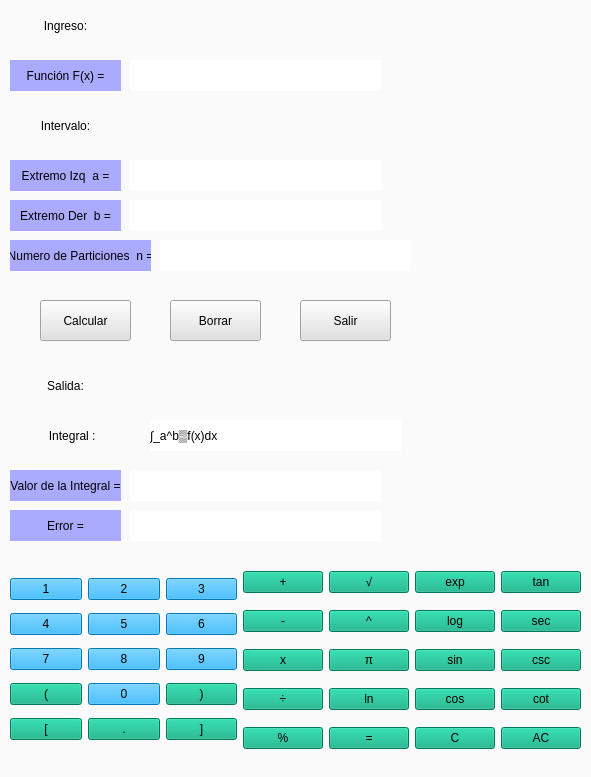
<?xml version="1.0" encoding="UTF-8"?>
<ui version="4.0">
 <class>simpson38</class>
 <widget class="QWidget" name="simpson38">
  <property name="geometry">
   <rect>
    <x>0</x>
    <y>0</y>
    <width>591</width>
    <height>777</height>
   </rect>
  </property>
  <property name="windowTitle">
   <string>Simpson3/8</string>
  </property>
  <property name="styleSheet">
   <string notr="true">background-color: rgb(250, 250, 250);</string>
  </property>
  <widget class="QLabel" name="LabeIngreso">
   <property name="geometry">
    <rect>
     <x>10</x>
     <y>10</y>
     <width>111</width>
     <height>31</height>
    </rect>
   </property>
   <property name="acceptDrops">
    <bool>true</bool>
   </property>
   <property name="layoutDirection">
    <enum>Qt::LeftToRight</enum>
   </property>
   <property name="autoFillBackground">
    <bool>false</bool>
   </property>
   <property name="styleSheet">
    <string notr="true">background-color: rgb(250, 250, 250);
font: 11pt &quot;Arial&quot;;
</string>
   </property>
   <property name="text">
    <string>Ingreso:</string>
   </property>
   <property name="alignment">
    <set>Qt::AlignCenter</set>
   </property>
   <property name="wordWrap">
    <bool>false</bool>
   </property>
   <property name="margin">
    <number>4</number>
   </property>
   <property name="openExternalLinks">
    <bool>true</bool>
   </property>
  </widget>
  <widget class="QLabel" name="Funcion">
   <property name="geometry">
    <rect>
     <x>10</x>
     <y>60</y>
     <width>111</width>
     <height>31</height>
    </rect>
   </property>
   <property name="acceptDrops">
    <bool>true</bool>
   </property>
   <property name="layoutDirection">
    <enum>Qt::LeftToRight</enum>
   </property>
   <property name="autoFillBackground">
    <bool>false</bool>
   </property>
   <property name="styleSheet">
    <string notr="true">background-color: rgb(170, 170, 255);</string>
   </property>
   <property name="text">
    <string>Función F(x) =</string>
   </property>
   <property name="alignment">
    <set>Qt::AlignCenter</set>
   </property>
   <property name="wordWrap">
    <bool>false</bool>
   </property>
   <property name="margin">
    <number>4</number>
   </property>
   <property name="openExternalLinks">
    <bool>true</bool>
   </property>
  </widget>
  <widget class="QLabel" name="labelFuncion">
   <property name="geometry">
    <rect>
     <x>130</x>
     <y>60</y>
     <width>251</width>
     <height>31</height>
    </rect>
   </property>
   <property name="styleSheet">
    <string notr="true">background-color: rgb(255, 255, 255);</string>
   </property>
   <property name="text">
    <string/>
   </property>
  </widget>
  <widget class="QLabel" name="labelIntervalo">
   <property name="geometry">
    <rect>
     <x>10</x>
     <y>110</y>
     <width>111</width>
     <height>31</height>
    </rect>
   </property>
   <property name="acceptDrops">
    <bool>true</bool>
   </property>
   <property name="layoutDirection">
    <enum>Qt::LeftToRight</enum>
   </property>
   <property name="autoFillBackground">
    <bool>false</bool>
   </property>
   <property name="styleSheet">
    <string notr="true">background-color: rgb(250, 250, 250);
font: 11pt &quot;Arial&quot;;
</string>
   </property>
   <property name="text">
    <string>Intervalo:</string>
   </property>
   <property name="alignment">
    <set>Qt::AlignCenter</set>
   </property>
   <property name="wordWrap">
    <bool>false</bool>
   </property>
   <property name="margin">
    <number>4</number>
   </property>
   <property name="openExternalLinks">
    <bool>true</bool>
   </property>
  </widget>
  <widget class="QLabel" name="Extremoizq">
   <property name="geometry">
    <rect>
     <x>10</x>
     <y>160</y>
     <width>111</width>
     <height>31</height>
    </rect>
   </property>
   <property name="acceptDrops">
    <bool>true</bool>
   </property>
   <property name="layoutDirection">
    <enum>Qt::LeftToRight</enum>
   </property>
   <property name="autoFillBackground">
    <bool>false</bool>
   </property>
   <property name="styleSheet">
    <string notr="true">background-color: rgb(170, 170, 255);</string>
   </property>
   <property name="text">
    <string>Extremo Izq  a =</string>
   </property>
   <property name="alignment">
    <set>Qt::AlignCenter</set>
   </property>
   <property name="wordWrap">
    <bool>false</bool>
   </property>
   <property name="margin">
    <number>4</number>
   </property>
   <property name="openExternalLinks">
    <bool>true</bool>
   </property>
  </widget>
  <widget class="QLabel" name="labelestremoizq">
   <property name="geometry">
    <rect>
     <x>130</x>
     <y>160</y>
     <width>251</width>
     <height>31</height>
    </rect>
   </property>
   <property name="styleSheet">
    <string notr="true">background-color: rgb(255, 255, 255);</string>
   </property>
   <property name="text">
    <string/>
   </property>
  </widget>
  <widget class="QLabel" name="Extremodere">
   <property name="geometry">
    <rect>
     <x>10</x>
     <y>200</y>
     <width>111</width>
     <height>31</height>
    </rect>
   </property>
   <property name="acceptDrops">
    <bool>true</bool>
   </property>
   <property name="layoutDirection">
    <enum>Qt::LeftToRight</enum>
   </property>
   <property name="autoFillBackground">
    <bool>false</bool>
   </property>
   <property name="styleSheet">
    <string notr="true">background-color: rgb(170, 170, 255);</string>
   </property>
   <property name="text">
    <string>Extremo Der  b =</string>
   </property>
   <property name="alignment">
    <set>Qt::AlignCenter</set>
   </property>
   <property name="wordWrap">
    <bool>false</bool>
   </property>
   <property name="margin">
    <number>4</number>
   </property>
   <property name="openExternalLinks">
    <bool>true</bool>
   </property>
  </widget>
  <widget class="QLabel" name="labelextremodere">
   <property name="geometry">
    <rect>
     <x>130</x>
     <y>200</y>
     <width>251</width>
     <height>31</height>
    </rect>
   </property>
   <property name="styleSheet">
    <string notr="true">background-color: rgb(255, 255, 255);</string>
   </property>
   <property name="text">
    <string/>
   </property>
  </widget>
  <widget class="QLabel" name="particiones">
   <property name="geometry">
    <rect>
     <x>10</x>
     <y>240</y>
     <width>141</width>
     <height>31</height>
    </rect>
   </property>
   <property name="acceptDrops">
    <bool>true</bool>
   </property>
   <property name="layoutDirection">
    <enum>Qt::LeftToRight</enum>
   </property>
   <property name="autoFillBackground">
    <bool>false</bool>
   </property>
   <property name="styleSheet">
    <string notr="true">background-color: rgb(170, 170, 255);</string>
   </property>
   <property name="text">
    <string>Numero de Particiones  n =</string>
   </property>
   <property name="alignment">
    <set>Qt::AlignCenter</set>
   </property>
   <property name="wordWrap">
    <bool>false</bool>
   </property>
   <property name="margin">
    <number>4</number>
   </property>
   <property name="openExternalLinks">
    <bool>true</bool>
   </property>
  </widget>
  <widget class="QLabel" name="labelParticiones">
   <property name="geometry">
    <rect>
     <x>160</x>
     <y>240</y>
     <width>251</width>
     <height>31</height>
    </rect>
   </property>
   <property name="styleSheet">
    <string notr="true">background-color: rgb(255, 255, 255);</string>
   </property>
   <property name="text">
    <string/>
   </property>
  </widget>
  <widget class="QPushButton" name="botonCalcular">
   <property name="geometry">
    <rect>
     <x>40</x>
     <y>300</y>
     <width>91</width>
     <height>41</height>
    </rect>
   </property>
   <property name="styleSheet">
    <string notr="true">background-color: rgb(225, 225, 225);
font: 87 12pt &quot;Arial&quot;;</string>
   </property>
   <property name="text">
    <string>Calcular</string>
   </property>
  </widget>
  <widget class="QPushButton" name="botonborrar">
   <property name="geometry">
    <rect>
     <x>170</x>
     <y>300</y>
     <width>91</width>
     <height>41</height>
    </rect>
   </property>
   <property name="styleSheet">
    <string notr="true">background-color: rgb(225, 225, 225);
font: 87 12pt &quot;Arial&quot;;</string>
   </property>
   <property name="text">
    <string>Borrar</string>
   </property>
  </widget>
  <widget class="QLabel" name="labelsalida">
   <property name="geometry">
    <rect>
     <x>10</x>
     <y>370</y>
     <width>111</width>
     <height>31</height>
    </rect>
   </property>
   <property name="acceptDrops">
    <bool>true</bool>
   </property>
   <property name="layoutDirection">
    <enum>Qt::LeftToRight</enum>
   </property>
   <property name="autoFillBackground">
    <bool>false</bool>
   </property>
   <property name="styleSheet">
    <string notr="true">background-color: rgb(250, 250, 250);
font: 11pt &quot;Arial&quot;;
</string>
   </property>
   <property name="text">
    <string>Salida:</string>
   </property>
   <property name="alignment">
    <set>Qt::AlignCenter</set>
   </property>
   <property name="wordWrap">
    <bool>false</bool>
   </property>
   <property name="margin">
    <number>4</number>
   </property>
   <property name="openExternalLinks">
    <bool>true</bool>
   </property>
  </widget>
  <widget class="QLabel" name="labelintegral">
   <property name="geometry">
    <rect>
     <x>10</x>
     <y>420</y>
     <width>131</width>
     <height>31</height>
    </rect>
   </property>
   <property name="acceptDrops">
    <bool>true</bool>
   </property>
   <property name="layoutDirection">
    <enum>Qt::LeftToRight</enum>
   </property>
   <property name="autoFillBackground">
    <bool>false</bool>
   </property>
   <property name="styleSheet">
    <string notr="true">background-color: rgb(250, 250, 250);
font: 11pt &quot;Arial&quot;;
</string>
   </property>
   <property name="text">
    <string>Integral :  </string>
   </property>
   <property name="alignment">
    <set>Qt::AlignCenter</set>
   </property>
   <property name="wordWrap">
    <bool>false</bool>
   </property>
   <property name="margin">
    <number>4</number>
   </property>
   <property name="openExternalLinks">
    <bool>true</bool>
   </property>
  </widget>
  <widget class="QLabel" name="labelintegral_2">
   <property name="geometry">
    <rect>
     <x>150</x>
     <y>420</y>
     <width>251</width>
     <height>31</height>
    </rect>
   </property>
   <property name="styleSheet">
    <string notr="true">background-color: rgb(255, 255, 255);</string>
   </property>
   <property name="text">
    <string>∫_a^b▒f(x)dx</string>
   </property>
  </widget>
  <widget class="QPushButton" name="botonSalir">
   <property name="geometry">
    <rect>
     <x>300</x>
     <y>300</y>
     <width>91</width>
     <height>41</height>
    </rect>
   </property>
   <property name="styleSheet">
    <string notr="true">background-color: rgb(225, 225, 225);
font: 87 12pt &quot;Arial&quot;;</string>
   </property>
   <property name="text">
    <string>Salir</string>
   </property>
  </widget>
  <widget class="QLabel" name="valorintegral">
   <property name="geometry">
    <rect>
     <x>10</x>
     <y>470</y>
     <width>111</width>
     <height>31</height>
    </rect>
   </property>
   <property name="acceptDrops">
    <bool>true</bool>
   </property>
   <property name="layoutDirection">
    <enum>Qt::LeftToRight</enum>
   </property>
   <property name="autoFillBackground">
    <bool>false</bool>
   </property>
   <property name="styleSheet">
    <string notr="true">background-color: rgb(170, 170, 255);</string>
   </property>
   <property name="text">
    <string>Valor de la Integral =</string>
   </property>
   <property name="alignment">
    <set>Qt::AlignCenter</set>
   </property>
   <property name="wordWrap">
    <bool>false</bool>
   </property>
   <property name="margin">
    <number>4</number>
   </property>
   <property name="openExternalLinks">
    <bool>true</bool>
   </property>
  </widget>
  <widget class="QLabel" name="labelvalorintegral">
   <property name="geometry">
    <rect>
     <x>130</x>
     <y>470</y>
     <width>251</width>
     <height>31</height>
    </rect>
   </property>
   <property name="styleSheet">
    <string notr="true">background-color: rgb(255, 255, 255);</string>
   </property>
   <property name="text">
    <string/>
   </property>
  </widget>
  <widget class="QLabel" name="Error">
   <property name="geometry">
    <rect>
     <x>10</x>
     <y>510</y>
     <width>111</width>
     <height>31</height>
    </rect>
   </property>
   <property name="acceptDrops">
    <bool>true</bool>
   </property>
   <property name="layoutDirection">
    <enum>Qt::LeftToRight</enum>
   </property>
   <property name="autoFillBackground">
    <bool>false</bool>
   </property>
   <property name="styleSheet">
    <string notr="true">background-color: rgb(170, 170, 255);</string>
   </property>
   <property name="text">
    <string>Error =</string>
   </property>
   <property name="alignment">
    <set>Qt::AlignCenter</set>
   </property>
   <property name="wordWrap">
    <bool>false</bool>
   </property>
   <property name="margin">
    <number>4</number>
   </property>
   <property name="openExternalLinks">
    <bool>true</bool>
   </property>
  </widget>
  <widget class="QLabel" name="labelerror">
   <property name="geometry">
    <rect>
     <x>130</x>
     <y>510</y>
     <width>251</width>
     <height>31</height>
    </rect>
   </property>
   <property name="styleSheet">
    <string notr="true">background-color: rgb(255, 255, 255);</string>
   </property>
   <property name="text">
    <string/>
   </property>
  </widget>
  <widget class="QWidget" name="layoutWidget">
   <property name="geometry">
    <rect>
     <x>10</x>
     <y>560</y>
     <width>571</width>
     <height>203</height>
    </rect>
   </property>
   <layout class="QGridLayout" name="gridLayout_2">
    <item row="0" column="0" rowspan="5">
     <layout class="QGridLayout" name="gridLayout">
      <item row="0" column="0">
       <widget class="QPushButton" name="botonUno">
        <property name="styleSheet">
         <string notr="true">background-color: rgb(0, 170, 255);
font: 87 14pt &quot;Arial Black&quot;;</string>
        </property>
        <property name="text">
         <string>1</string>
        </property>
        <property name="shortcut">
         <string>1</string>
        </property>
       </widget>
      </item>
      <item row="0" column="1">
       <widget class="QPushButton" name="botonDos">
        <property name="styleSheet">
         <string notr="true">background-color: rgb(0, 170, 255);
font: 87 14pt &quot;Arial Black&quot;;</string>
        </property>
        <property name="text">
         <string>2</string>
        </property>
        <property name="shortcut">
         <string>2</string>
        </property>
       </widget>
      </item>
      <item row="0" column="2">
       <widget class="QPushButton" name="botonTres">
        <property name="styleSheet">
         <string notr="true">background-color: rgb(0, 170, 255);
font: 87 14pt &quot;Arial Black&quot;;</string>
        </property>
        <property name="text">
         <string>3</string>
        </property>
        <property name="shortcut">
         <string>3</string>
        </property>
       </widget>
      </item>
      <item row="1" column="0">
       <widget class="QPushButton" name="botonCuatro">
        <property name="styleSheet">
         <string notr="true">background-color: rgb(0, 170, 255);
font: 87 14pt &quot;Arial Black&quot;;</string>
        </property>
        <property name="text">
         <string>4</string>
        </property>
        <property name="shortcut">
         <string>4</string>
        </property>
       </widget>
      </item>
      <item row="1" column="1">
       <widget class="QPushButton" name="botonCinco">
        <property name="styleSheet">
         <string notr="true">background-color: rgb(0, 170, 255);
font: 87 14pt &quot;Arial Black&quot;;</string>
        </property>
        <property name="text">
         <string>5</string>
        </property>
        <property name="shortcut">
         <string>5</string>
        </property>
       </widget>
      </item>
      <item row="1" column="2">
       <widget class="QPushButton" name="botonSeis">
        <property name="styleSheet">
         <string notr="true">background-color: rgb(0, 170, 255);
font: 87 14pt &quot;Arial Black&quot;;</string>
        </property>
        <property name="text">
         <string>6</string>
        </property>
        <property name="shortcut">
         <string>6</string>
        </property>
       </widget>
      </item>
      <item row="2" column="0">
       <widget class="QPushButton" name="botonSiete">
        <property name="styleSheet">
         <string notr="true">background-color: rgb(0, 170, 255);
font: 87 14pt &quot;Arial Black&quot;;</string>
        </property>
        <property name="text">
         <string>7</string>
        </property>
        <property name="shortcut">
         <string>7</string>
        </property>
       </widget>
      </item>
      <item row="2" column="1">
       <widget class="QPushButton" name="botonOcho">
        <property name="styleSheet">
         <string notr="true">background-color: rgb(0, 170, 255);
font: 87 14pt &quot;Arial Black&quot;;</string>
        </property>
        <property name="text">
         <string>8</string>
        </property>
        <property name="shortcut">
         <string>8</string>
        </property>
       </widget>
      </item>
      <item row="2" column="2">
       <widget class="QPushButton" name="botonNueve">
        <property name="styleSheet">
         <string notr="true">background-color: rgb(0, 170, 255);
font: 87 14pt &quot;Arial Black&quot;;</string>
        </property>
        <property name="text">
         <string>9</string>
        </property>
        <property name="shortcut">
         <string>9</string>
        </property>
       </widget>
      </item>
      <item row="3" column="0">
       <widget class="QPushButton" name="botonCabierto">
        <property name="styleSheet">
         <string notr="true">font: 87 14pt &quot;Arial Black&quot;;
background-color: rgb(0, 170, 127);</string>
        </property>
        <property name="text">
         <string>(</string>
        </property>
        <property name="shortcut">
         <string>(</string>
        </property>
       </widget>
      </item>
      <item row="3" column="1">
       <widget class="QPushButton" name="botonCero">
        <property name="styleSheet">
         <string notr="true">background-color: rgb(0, 170, 255);
font: 87 14pt &quot;Arial Black&quot;;</string>
        </property>
        <property name="text">
         <string>0</string>
        </property>
        <property name="shortcut">
         <string>0</string>
        </property>
       </widget>
      </item>
      <item row="3" column="2">
       <widget class="QPushButton" name="botonCerrado">
        <property name="styleSheet">
         <string notr="true">background-color: rgb(0, 170, 127);
font: 87 14pt &quot;Arial Black&quot;;</string>
        </property>
        <property name="text">
         <string>)</string>
        </property>
        <property name="shortcut">
         <string>)</string>
        </property>
       </widget>
      </item>
      <item row="4" column="0">
       <widget class="QPushButton" name="botonCabierto_2">
        <property name="styleSheet">
         <string notr="true">font: 87 14pt &quot;Arial Black&quot;;
background-color: rgb(0, 170, 127);</string>
        </property>
        <property name="text">
         <string>[</string>
        </property>
        <property name="shortcut">
         <string>(</string>
        </property>
       </widget>
      </item>
      <item row="4" column="1">
       <widget class="QPushButton" name="botonPunto">
        <property name="styleSheet">
         <string notr="true">background-color: rgb(0, 170, 127);
font: 87 14pt &quot;Arial Black&quot;;</string>
        </property>
        <property name="text">
         <string>.</string>
        </property>
        <property name="shortcut">
         <string>.</string>
        </property>
       </widget>
      </item>
      <item row="4" column="2">
       <widget class="QPushButton" name="botonCabierto_3">
        <property name="styleSheet">
         <string notr="true">font: 87 14pt &quot;Arial Black&quot;;
background-color: rgb(0, 170, 127);</string>
        </property>
        <property name="text">
         <string>]</string>
        </property>
        <property name="shortcut">
         <string>(</string>
        </property>
       </widget>
      </item>
     </layout>
    </item>
    <item row="0" column="1">
     <widget class="QPushButton" name="botonMas">
      <property name="styleSheet">
       <string notr="true">font: 87 14pt &quot;Arial Black&quot;;
background-color: rgb(0, 170, 127);</string>
      </property>
      <property name="text">
       <string>+</string>
      </property>
      <property name="shortcut">
       <string>+</string>
      </property>
     </widget>
    </item>
    <item row="0" column="2">
     <widget class="QPushButton" name="botonMas_2">
      <property name="styleSheet">
       <string notr="true">font: 75 14pt &quot;Arial&quot;;
background-color: rgb(0, 170, 127);</string>
      </property>
      <property name="text">
       <string>√</string>
      </property>
      <property name="shortcut">
       <string>+</string>
      </property>
     </widget>
    </item>
    <item row="0" column="3">
     <widget class="QPushButton" name="botonMas_3">
      <property name="styleSheet">
       <string notr="true">font: 12pt &quot;Arial&quot;;
background-color: rgb(0, 170, 127);</string>
      </property>
      <property name="text">
       <string>exp</string>
      </property>
      <property name="shortcut">
       <string>+</string>
      </property>
     </widget>
    </item>
    <item row="0" column="4">
     <widget class="QPushButton" name="botonMas_11">
      <property name="styleSheet">
       <string notr="true">font: 12pt &quot;Arial&quot;;
background-color: rgb(0, 170, 127);</string>
      </property>
      <property name="text">
       <string>tan</string>
      </property>
      <property name="shortcut">
       <string>+</string>
      </property>
     </widget>
    </item>
    <item row="1" column="1">
     <widget class="QPushButton" name="botonMenos">
      <property name="styleSheet">
       <string notr="true">font: 87 14pt &quot;Arial Black&quot;;
background-color: rgb(0, 170, 127);</string>
      </property>
      <property name="text">
       <string>-</string>
      </property>
      <property name="shortcut">
       <string>-</string>
      </property>
     </widget>
    </item>
    <item row="1" column="2">
     <widget class="QPushButton" name="botonMas_4">
      <property name="styleSheet">
       <string notr="true">font: 87 14pt &quot;Arial Black&quot;;
background-color: rgb(0, 170, 127);</string>
      </property>
      <property name="text">
       <string>^</string>
      </property>
      <property name="shortcut">
       <string>+</string>
      </property>
     </widget>
    </item>
    <item row="1" column="3">
     <widget class="QPushButton" name="botonMas_8">
      <property name="styleSheet">
       <string notr="true">font: 12pt &quot;Arial&quot;;
background-color: rgb(0, 170, 127);</string>
      </property>
      <property name="text">
       <string>log</string>
      </property>
      <property name="shortcut">
       <string>+</string>
      </property>
     </widget>
    </item>
    <item row="1" column="4">
     <widget class="QPushButton" name="botonMas_12">
      <property name="styleSheet">
       <string notr="true">font: 12pt &quot;Arial&quot;;
background-color: rgb(0, 170, 127);</string>
      </property>
      <property name="text">
       <string>sec</string>
      </property>
      <property name="shortcut">
       <string>+</string>
      </property>
     </widget>
    </item>
    <item row="2" column="1">
     <widget class="QPushButton" name="BotonMulti">
      <property name="styleSheet">
       <string notr="true">background-color: rgb(0, 170, 127);
font: 87 14pt &quot;Arial Black&quot;;</string>
      </property>
      <property name="text">
       <string>x</string>
      </property>
      <property name="shortcut">
       <string>*</string>
      </property>
     </widget>
    </item>
    <item row="2" column="2">
     <widget class="QPushButton" name="botonMas_7">
      <property name="styleSheet">
       <string notr="true">font: 87 14pt &quot;Arial Black&quot;;
background-color: rgb(0, 170, 127);</string>
      </property>
      <property name="text">
       <string>π</string>
      </property>
      <property name="shortcut">
       <string>+</string>
      </property>
     </widget>
    </item>
    <item row="2" column="3">
     <widget class="QPushButton" name="botonMas_9">
      <property name="styleSheet">
       <string notr="true">font: 12pt &quot;Arial&quot;;
background-color: rgb(0, 170, 127);</string>
      </property>
      <property name="text">
       <string>sin</string>
      </property>
      <property name="shortcut">
       <string>+</string>
      </property>
     </widget>
    </item>
    <item row="2" column="4">
     <widget class="QPushButton" name="botonMas_13">
      <property name="styleSheet">
       <string notr="true">font: 12pt &quot;Arial&quot;;
background-color: rgb(0, 170, 127);</string>
      </property>
      <property name="text">
       <string>csc</string>
      </property>
      <property name="shortcut">
       <string>+</string>
      </property>
     </widget>
    </item>
    <item row="3" column="1">
     <widget class="QPushButton" name="botonDivision">
      <property name="styleSheet">
       <string notr="true">font: 87 14pt &quot;Arial Black&quot;;
background-color: rgb(0, 170, 127);</string>
      </property>
      <property name="text">
       <string>÷</string>
      </property>
      <property name="shortcut">
       <string>/</string>
      </property>
     </widget>
    </item>
    <item row="3" column="2">
     <widget class="QPushButton" name="botonMas_5">
      <property name="styleSheet">
       <string notr="true">font: 12pt &quot;Arial&quot;;
background-color: rgb(0, 170, 127);</string>
      </property>
      <property name="text">
       <string>ln</string>
      </property>
      <property name="shortcut">
       <string>+</string>
      </property>
     </widget>
    </item>
    <item row="3" column="3">
     <widget class="QPushButton" name="botonMas_10">
      <property name="styleSheet">
       <string notr="true">font: 12pt &quot;Arial&quot;;
background-color: rgb(0, 170, 127);</string>
      </property>
      <property name="text">
       <string>cos</string>
      </property>
      <property name="shortcut">
       <string>+</string>
      </property>
     </widget>
    </item>
    <item row="3" column="4">
     <widget class="QPushButton" name="botonMas_14">
      <property name="styleSheet">
       <string notr="true">font: 12pt &quot;Arial&quot;;
background-color: rgb(0, 170, 127);</string>
      </property>
      <property name="text">
       <string>cot</string>
      </property>
      <property name="shortcut">
       <string>+</string>
      </property>
     </widget>
    </item>
    <item row="4" column="1">
     <widget class="QPushButton" name="botonPorcentaje">
      <property name="styleSheet">
       <string notr="true">font: 87 14pt &quot;Arial Black&quot;;
background-color: rgb(0, 170, 127);</string>
      </property>
      <property name="text">
       <string>%</string>
      </property>
      <property name="shortcut">
       <string>%</string>
      </property>
     </widget>
    </item>
    <item row="4" column="2">
     <widget class="QPushButton" name="botonMas_6">
      <property name="styleSheet">
       <string notr="true">font: 87 14pt &quot;Arial Black&quot;;
background-color: rgb(0, 170, 127);</string>
      </property>
      <property name="text">
       <string>=</string>
      </property>
      <property name="shortcut">
       <string>+</string>
      </property>
     </widget>
    </item>
    <item row="4" column="3">
     <widget class="QPushButton" name="BotonBorrar">
      <property name="styleSheet">
       <string notr="true">background-color: rgb(0, 170, 127);
font: 87 14pt &quot;Arial Black&quot;;</string>
      </property>
      <property name="text">
       <string>C</string>
      </property>
      <property name="shortcut">
       <string>Esc</string>
      </property>
     </widget>
    </item>
    <item row="4" column="4">
     <widget class="QPushButton" name="botonAC">
      <property name="styleSheet">
       <string notr="true">font: 87 14pt &quot;Arial Black&quot;;
background-color: rgb(0, 170, 127);</string>
      </property>
      <property name="text">
       <string>AC</string>
      </property>
     </widget>
    </item>
   </layout>
  </widget>
 </widget>
 <resources/>
 <connections/>
</ui>
